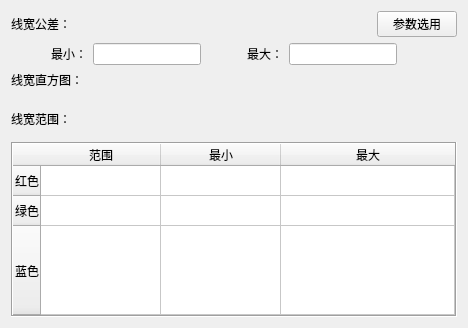
     <widget class="QWidget" name="tab_lines">
      <attribute name="title">
       <string>线</string>
      </attribute>
      <layout class="QGridLayout" name="gridLayout_6">
       <item row="0" column="0">
        <layout class="QVBoxLayout" name="verticalLayout_7">
         <item>
          <layout class="QHBoxLayout" name="horizontalLayout_4">
           <item>
            <widget class="QLabel" name="label_LinesTolerance">
             <property name="text">
              <string>线宽公差：</string>
             </property>
            </widget>
           </item>
           <item>
            <spacer name="horizontalSpacer_2">
             <property name="orientation">
              <enum>Qt::Horizontal</enum>
             </property>
             <property name="sizeHint" stdset="0">
              <size>
               <width>300</width>
               <height>20</height>
              </size>
             </property>
            </spacer>
           </item>
           <item>
            <widget class="QPushButton" name="pushButton">
             <property name="text">
              <string>参数选用</string>
             </property>
            </widget>
           </item>
          </layout>
         </item>
         <item>
          <layout class="QHBoxLayout" name="horizontalLayout_5">
           <item>
            <layout class="QHBoxLayout" name="horizontalLayout_LinesMin">
             <item>
              <spacer name="horizontalSpacer_4">
               <property name="orientation">
                <enum>Qt::Horizontal</enum>
               </property>
               <property name="sizeHint" stdset="0">
                <size>
                 <width>40</width>
                 <height>20</height>
                </size>
               </property>
              </spacer>
             </item>
             <item>
              <widget class="QLabel" name="label_LinesMin">
               <property name="text">
                <string>最小：</string>
               </property>
              </widget>
             </item>
             <item>
              <widget class="QLineEdit" name="lineEdit_LinesMin"/>
             </item>
             <item>
              <spacer name="horizontalSpacer_3">
               <property name="orientation">
                <enum>Qt::Horizontal</enum>
               </property>
               <property name="sizeHint" stdset="0">
                <size>
                 <width>40</width>
                 <height>20</height>
                </size>
               </property>
              </spacer>
             </item>
            </layout>
           </item>
           <item>
            <layout class="QHBoxLayout" name="horizontalLayout_LinesMax">
             <item>
              <widget class="QLabel" name="label_LinesMax">
               <property name="text">
                <string>最大：</string>
               </property>
              </widget>
             </item>
             <item>
              <widget class="QLineEdit" name="lineEdit_LinesMax"/>
             </item>
             <item>
              <spacer name="horizontalSpacer_5">
               <property name="orientation">
                <enum>Qt::Horizontal</enum>
               </property>
               <property name="sizeHint" stdset="0">
                <size>
                 <width>40</width>
                 <height>20</height>
                </size>
               </property>
              </spacer>
             </item>
            </layout>
           </item>
          </layout>
         </item>
         <item>
          <layout class="QVBoxLayout" name="verticalLayout_5" stretch="1,9">
           <item>
            <widget class="QLabel" name="label_LinesHistogram">
             <property name="text">
              <string>线宽直方图：</string>
             </property>
            </widget>
           </item>
           <item>
            <widget class="QWidget" name="widget" native="true"/>
           </item>
          </layout>
         </item>
         <item>
          <layout class="QVBoxLayout" name="verticalLayout_6" stretch="1,5">
           <item>
            <widget class="QLabel" name="label_LinesRanges">
             <property name="text">
              <string>线宽范围：</string>
             </property>
            </widget>
           </item>
           <item>
            <widget class="QTableWidget" name="tableWidget_Lines">
             <property name="sizePolicy">
              <sizepolicy hsizetype="Preferred" vsizetype="Preferred">
               <horstretch>0</horstretch>
               <verstretch>0</verstretch>
              </sizepolicy>
             </property>
             <property name="frameShape">
              <enum>QFrame::Box</enum>
             </property>
             <property name="selectionBehavior">
              <enum>QAbstractItemView::SelectItems</enum>
             </property>
             <attribute name="horizontalHeaderCascadingSectionResizes">
              <bool>false</bool>
             </attribute>
             <attribute name="horizontalHeaderDefaultSectionSize">
              <number>120</number>
             </attribute>
             <attribute name="horizontalHeaderShowSortIndicator" stdset="0">
              <bool>false</bool>
             </attribute>
             <attribute name="horizontalHeaderStretchLastSection">
              <bool>true</bool>
             </attribute>
             <attribute name="verticalHeaderCascadingSectionResizes">
              <bool>false</bool>
             </attribute>
             <attribute name="verticalHeaderShowSortIndicator" stdset="0">
              <bool>false</bool>
             </attribute>
             <attribute name="verticalHeaderStretchLastSection">
              <bool>true</bool>
             </attribute>
             <row>
              <property name="text">
               <string>红色</string>
              </property>
             </row>
             <row>
              <property name="text">
               <string>绿色</string>
              </property>
             </row>
             <row>
              <property name="text">
               <string>蓝色</string>
              </property>
             </row>
             <column>
              <property name="text">
               <string>范围</string>
              </property>
             </column>
             <column>
              <property name="text">
               <string>最小</string>
              </property>
             </column>
             <column>
              <property name="text">
               <string>最大</string>
              </property>
             </column>
             <item row="0" column="2">
              <property name="text">
               <string/>
              </property>
             </item>
            </widget>
           </item>
          </layout>
         </item>
        </layout>
       </item>
      </layout>
     </widget>
